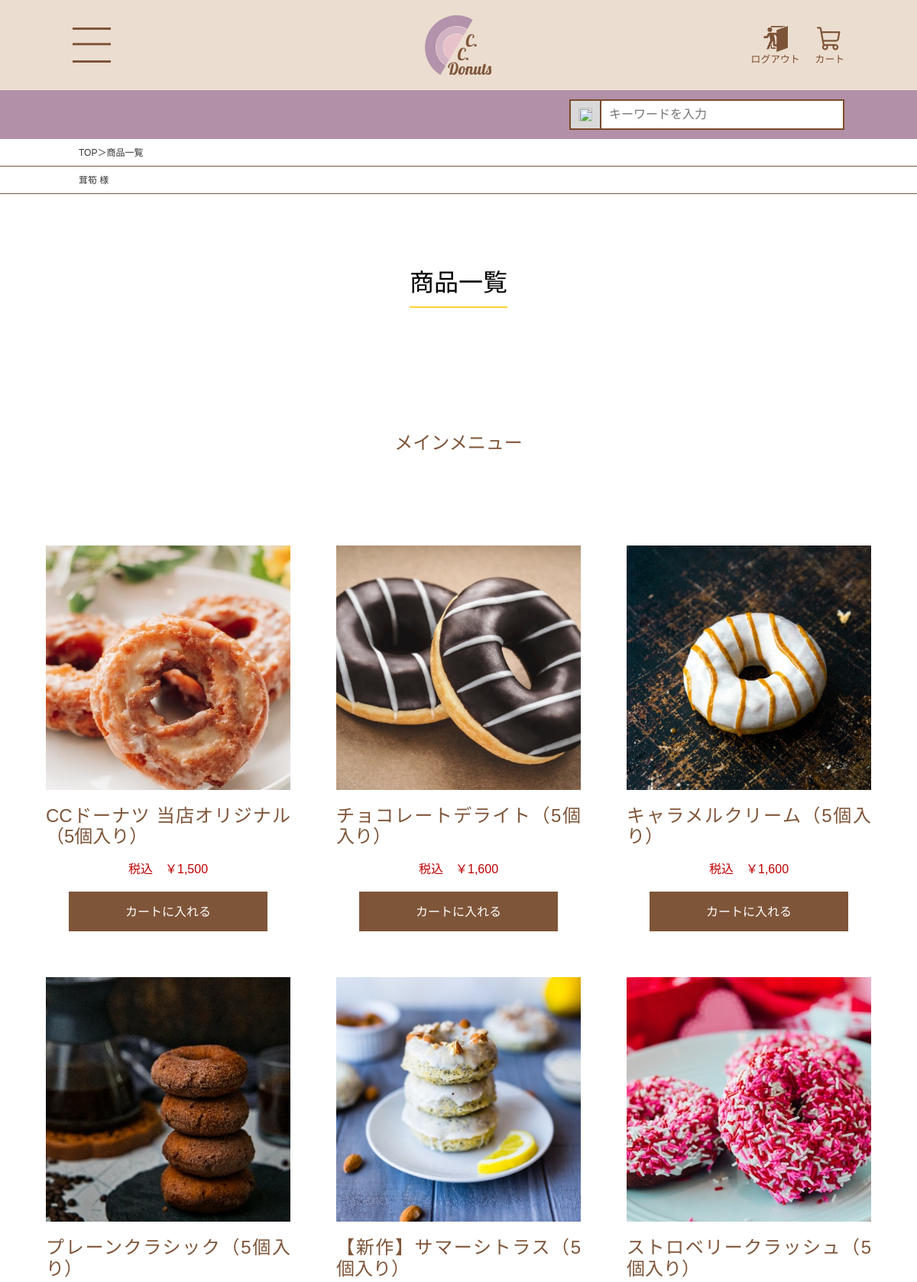
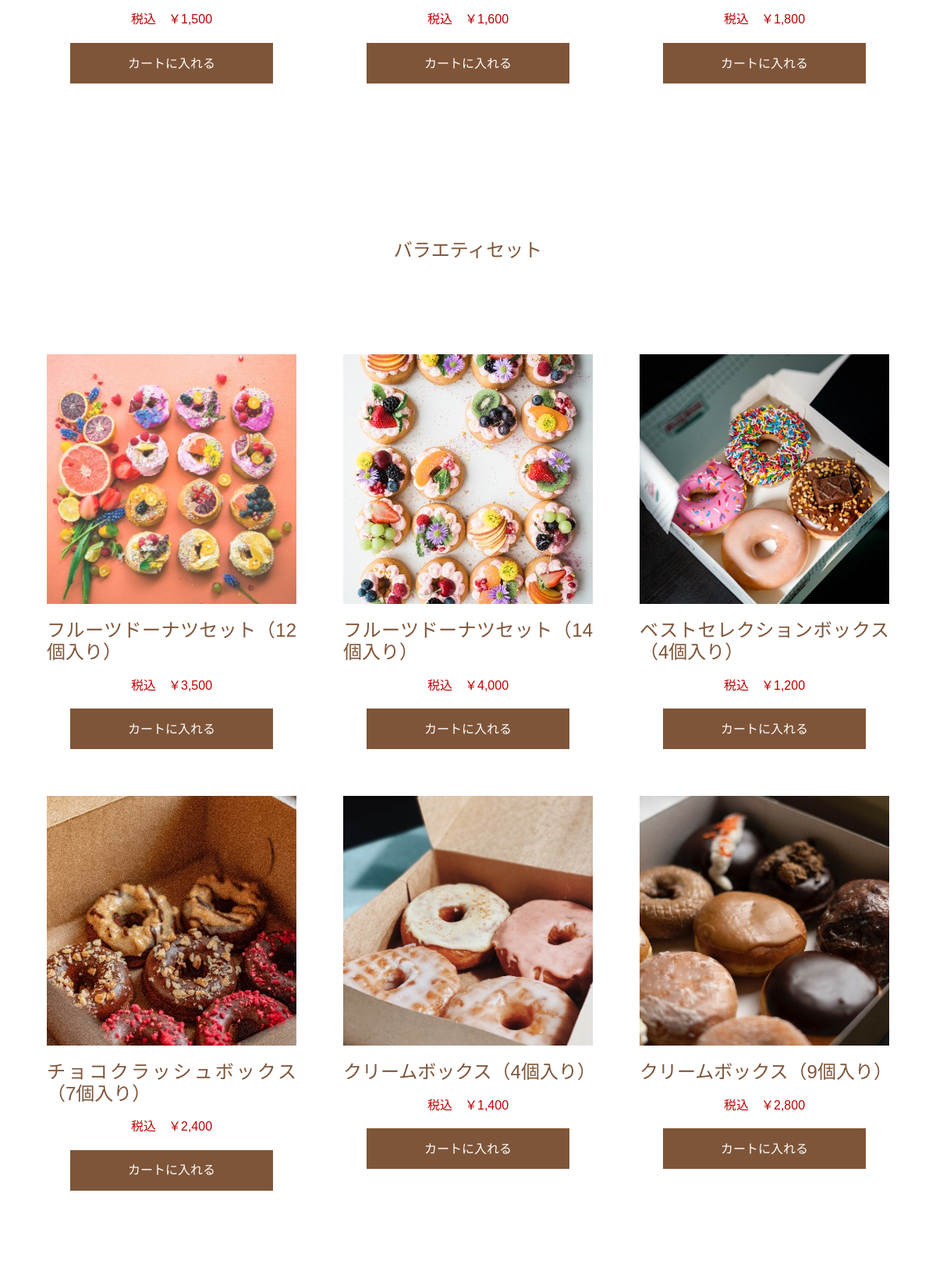
Screenshot of /products.php (signed in, upper part) with the database file from the repository (2 pictures, top to bottom).
### tables this page shows
CREATE TABLE `products` (
  `id` int(11) NOT NULL AUTO_INCREMENT,
  `name` varchar(50) NOT NULL,
  `price` int(11) NOT NULL,
  `introduction` varchar(1000) NOT NULL,
  `image` varchar(100) DEFAULT NULL,
  `isNew` int(11) NOT NULL,
  `isSet` tinyint(1) NOT NULL DEFAULT 0,
  PRIMARY KEY (`id`)
);

### app/auth.php (called while the page is built, shortened)
<?php
function getLoginUserName(): ?string
{
    return $_SESSION['customer'] ?? null;
}
function isLoggedIn(): bool
{
    return isset($_SESSION['customer']);
}

### products.php (the view, shortened to what this page needs)
<?php
require_once __DIR__ . '/app/auth.php';
$pdo = getDbConnection();
$stmt = $pdo->query("
    SELECT id, name, price, image, isNew, isSet
    FROM products
    WHERE 1
    ORDER BY id ASC
");
$allPproducts = $stmt->fetchAll();
$productsMain = [];
$productsSet  = [];
foreach ($allPproducts as $p) {
	if ((int)$p['isSet'] === 1) {
		$productsSet[] = $p;
	} else {
		$productsMain[] = $p;
	}
}
function renderProductCards(array $products): void
{
	foreach ($products as $p):
		$pid   = (int)$p['id'];
		$name  = (string)($p['name'] ?? '');
		$price = (int)($p['price'] ?? 0);
		$img   = trim((string)($p['image'] ?? ''));
		$imgSrc = $img !== '' ? "images/" . rawurlencode($img) : "images/noimage.jpg";
		$isNew = (int)($p['isNew'] ?? 0);
?>
		<article class="cardItem">
			<a href="productDetail.php?id=<?= $pid ?>" class="thumb" aria-label="<?= htmlspecialchars($name, ENT_QUOTES, 'UTF-8'); ?>">
				<img src="<?= htmlspecialchars($imgSrc, ENT_QUOTES, 'UTF-8'); ?>"
					alt="<?= htmlspecialchars($name, ENT_QUOTES, 'UTF-8'); ?>"
					loading="lazy">
			</a>
			<h4 class="cardTitle">
				<a href="productDetail.php?id=<?= $pid ?>">
					<?= ($isNew ? '【新作】' : '') . htmlspecialchars($name, ENT_QUOTES, 'UTF-8'); ?>
				</a>
			</h4>
			<p class="cardPrice">税込　￥<?= number_format($price) ?></p>
			<form action="cart.php" method="post" class="cartButton">
				<button type="submit" name="action" value="add" class="btnAddToCart">カートに入れる</button>
			</form>
		</article>
<?php
	endforeach;
}
?>
<!DOCTYPE html>
<html lang="ja">
<?php
require "head.php";
?>
<body>
	<?php require "header.php" ?>
	<main>
		<?php
		require "breadcrumbs.php"
		?>
		<div class="loginUserContainer">
			<p><?= isLoggedIn() ? getLoginUserName() : 'ようこそ　ゲスト' ?> 様</p>
		</div>
		<section class="productsSection">
			<h1 class="sectionTitle">商品一覧</h1>
			<section class="productsSubSection">
				<h2 class="productsSubTitle">メインメニュー</h2>
				<div class="cardGrid">
					<?php renderProductCards($productsMain); ?>
				</div>
			</section>
			<section class="productsSubSection">
				<h2 class="productsSubTitle">バラエティセット</h2>
				<div class="cardGrid">
				</div>
			</section>
		</section>
	</main>
</body>
</html>

### styles/style.css (style rules this page uses)
:root { --beige: #ebddcf; --beige-deep: #e6d7c9; --brown: #7b4b2b; --brown-deep: #5b351c; --lavender: #b190a8; --lavender-deep: #a07f99; --text: #333; }
body { margin: 0; color: var(--text); background: #fff; max-width: 1366px; margin-left: auto; margin-right: auto; font-family: "Noto Sans JP", sans-serif; font-weight: 400; }
.sectionTitle { display: block; max-width: 1200px; margin-left: auto; margin-right: auto; padding-top: 100px; padding-bottom: 100px; font-size: 2rem; text-align: center; line-height: 1.0; color: black; text-decoration-line: underline; text-decoration-thickness: 2px; text-decoration-style: solid; text-decoration-color: #ffd233; text-underline-offset: 20px; }
:root { --content-left: 0px; --nav-width: 583px; --nav-x: calc(-1 * (var(--nav-width) + var(--content-left))); --ease: 320ms cubic-bezier(.2, .7, .2, 1); }
.loginUserContainer { display: flex; width: 100%; height: 36px; border-bottom: 1px solid #7f5539; padding-left: 103px; align-items: center; font-size: 0.75rem; line-height: 1.0; }

### styles/products.css (style rules this page uses)
.productsSection { width: fit-content; margin-left: auto; margin-right: auto; }
.productsSubSection { max-width: 1200px; padding: 80px 60px 120px; }
.productsSubTitle { font-size: 1.5rem; color: #7f5539; text-align: center; }
.cardGrid { display: grid; gap: 60px; padding-top: 120px; grid-template-columns: repeat(3, 320px); }
.cardItem { display: flex; flex-direction: column; align-items: center; gap: 20px; }
.cardItem img { width: 320px; height: 320px; object-fit: cover; display: block; }
.cardTitle { font-size: 1.5rem; color: #7f5539; text-align: justify; }
.cardPrice { color: #bf0000; }
.cartButton { background: #7f5539; width: 260px; height: 52px; color: #fff; cursor: pointer; text-align: center; line-height: 52px; }

### rows the page displays
products: image (picture), name "CCドーナツ 当店オリジナル（5個入り）", price "1,500"
products: image (picture), name "チョコレートデライト（5個入り）", price "1,600"
products: image (picture), name "キャラメルクリーム（5個入り）", price "1,600"
products: image (picture), name "プレーンクラシック（5個入り）", price "1,500"
products: image (picture), isNew "【新作】", name "サマーシトラス（5個入り）", price "1,600"
products: image (picture), name "ストロベリークラッシュ（5個入り）", price "1,800"
products: image (picture), name "フルーツドーナツセット（12個入り）", price "3,500"
products: image (picture), name "フルーツドーナツセット（14個入り）", price "4,000"
products: image (picture), name "ベストセレクションボックス（4個入り）", price "1,200"
products: image (picture), name "チョコクラッシュボックス（7個入り）", price "2,400"
products: image (picture), name "クリームボックス（4個入り）", price "1,400"
products: image (picture), name "クリームボックス（9個入り）", price "2,800"

### other values shown
$label "TOP"
$label "商品一覧"
getLoginUserName() "茸筍"
